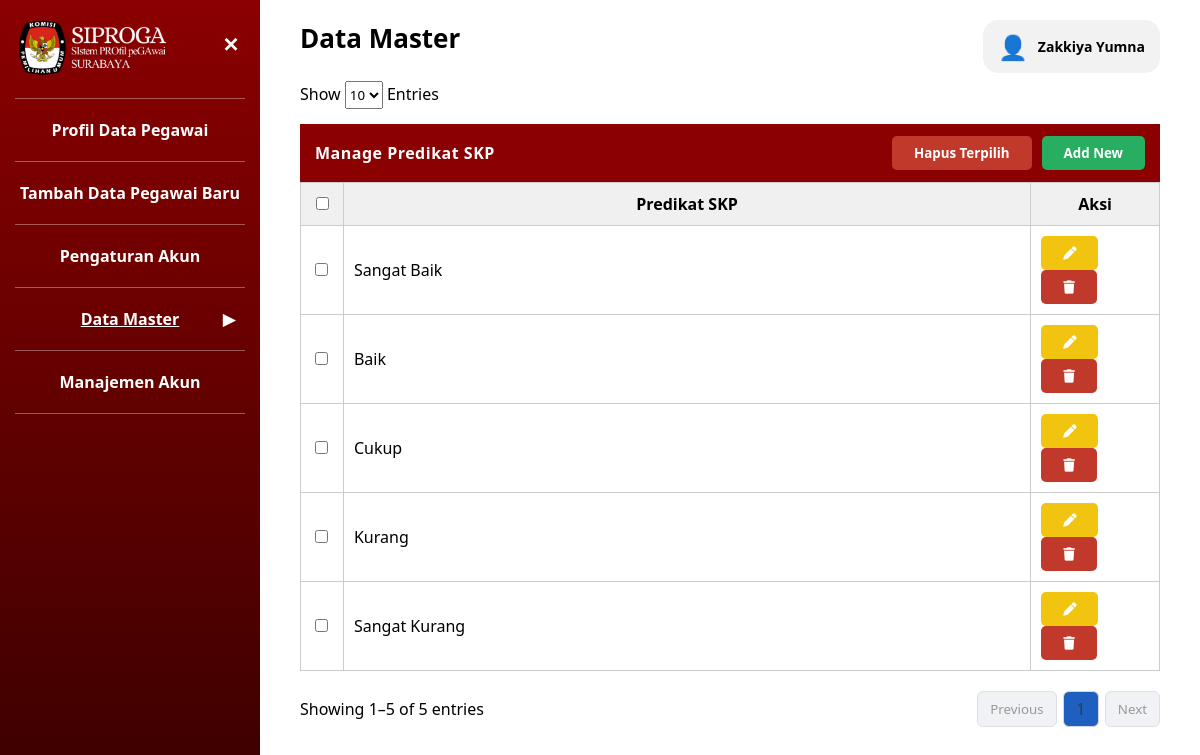
The app's page /admin/Admin_DM_PredikatSKP.php (signed in) with its own data.
### tables this page shows
CREATE TABLE `user` (
  `id_user` int UNSIGNED NOT NULL,
  `nip` char(18) NOT NULL,
  `username` varchar(50) NOT NULL,
  `email` varchar(100) NOT NULL,
  `password` varchar(255) NOT NULL,
  `role` enum('admin','pegawai') NOT NULL DEFAULT 'pegawai',
  `last_login` datetime DEFAULT NULL,
  `is_active` tinyint(1) NOT NULL DEFAULT '1',
  `created_at` timestamp NOT NULL DEFAULT CURRENT_TIMESTAMP
);

CREATE TABLE `pegawai` (
  `nip` char(18) NOT NULL,
  `nama_pegawai` varchar(250) NOT NULL,
  `tempat_lahir` varchar(100) NOT NULL,
  `tanggal_lahir` date NOT NULL,
  `alamat` varchar(100) NOT NULL,
  `tmt_cpns` date DEFAULT NULL,
  `tmt_pns` date DEFAULT NULL,
  `no_telp` varchar(15) NOT NULL,
  `created_at` timestamp NOT NULL DEFAULT CURRENT_TIMESTAMP,
  `updated_at` timestamp NOT NULL DEFAULT CURRENT_TIMESTAMP ON UPDATE CURRENT_TIMESTAMP,
  `id_jenis_kelamin` int UNSIGNED NOT NULL,
  `id_agama` int UNSIGNED NOT NULL,
  `id_status_perkawinan` int UNSIGNED NOT NULL,
  `id_gol` int UNSIGNED NOT NULL,
  `id_unit_kerja` int UNSIGNED NOT NULL,
  `foto` varchar(50) NOT NULL,
  `tipe_karyawan` varchar(10) NOT NULL,
  `instansi` varchar(50) NOT NULL
);

CREATE TABLE `master_predikat_skp` (
  `id_predikat_skp` int UNSIGNED NOT NULL,
  `predikat_skp` varchar(100) NOT NULL,
  `keterangan` varchar(100) DEFAULT NULL
);

### admin/Admin_DM_PredikatSKP.php (the view, shortened to what this page needs)
<?php
include '../config/koneksi.php';
$nip_session = $_SESSION['nip'];
$stmtAdmin = $conn->prepare("
    SELECT u.username, u.role, p.nama_pegawai
    FROM user u
    JOIN pegawai p ON u.nip = p.nip
    WHERE u.nip = ?
");
$stmtAdmin->bind_param("s", $nip_session);
$stmtAdmin->execute();
$resultAdmin = $stmtAdmin->get_result();
$admin = $resultAdmin->fetch_assoc() ?? [
    'username' => 'Administrator',
    'nama_pegawai' => 'Administrator'
];
$limit = 10;
$page = isset($_GET['page']) ? (int)$_GET['page'] : 1;
$offset = ($page - 1) * $limit;
$totalQuery = mysqli_query($conn, "SELECT COUNT(*) as total FROM master_predikat_skp");
$totalData = mysqli_fetch_assoc($totalQuery)['total'];
$totalPages = ceil($totalData / $limit);
$query = mysqli_query($conn,
    "SELECT id_predikat_skp, predikat_skp
     FROM master_predikat_skp
     ORDER BY id_predikat_skp
     LIMIT $limit OFFSET $offset"
);
?>
<!DOCTYPE html>
<html lang="id">
<head>
    <link rel="stylesheet" href="../assets/data_master.css">
    <link rel="stylesheet" href="../assets/style.css" />
    <link rel="stylesheet" href="https://cdnjs.cloudflare.com/ajax/libs/font-awesome/6.5.0/css/all.min.css">
</head>
<body class="role-admin" data-jenis="predikat_skp">
<aside class="sidebar" id="sidebar">
    <div class="logo_siproga">
      <img src="../auth/Logo_Siproga.png">
      <button class="tombol-menu" id="tombolMenu">✕</button>
    </div>
    <hr class="garis-menu">
    <a href="Admin_Profil_Data_Pegawai.php" class="item-menu">
        Profil Data Pegawai
    </a>
    <hr class="garis-menu">
    <a href="Admin_Tambah_Data.php" class="item-menu">
        Tambah Data Pegawai Baru
    </a>
    <hr class="garis-menu">
    <a href="Admin_Pengaturan_Akun.php" class="item-menu">
        Pengaturan Akun
    </a>
    <hr class="garis-menu">
    <div class="item-menu aktif" id="menuDataMaster">
        <span>Data Master</span>
        <span class="panah-menu" id="panahDataMaster">▼</span>
    </div>
    <hr class="garis-menu">
    <a href="Admin_Manajemen_Akun.php" class="item-menu">
      Manajemen Akun
    </a>
    <hr class="garis-menu">
</aside>
<main class="konten">
<h2>Data Master</h2>
<div class="user-profile" id="userProfile">
    <div class="user-info">
        <div class="user-icon">👤</div>
        <div class="user-text">
            <div class="user-name">
                <?= htmlspecialchars($admin['nama_pegawai']); ?>
            </div>
        </div>
    </div>
</div>
<div style="display:flex; justify-content:space-between; align-items:center; margin-bottom:15px;">
    <div>
        Show
        <select id="entriesSelect" style="height:28px;">
            <option value="10" selected>10</option>
        </select>
        Entries
    </div>
</div>
<div class="header-master">
    <span class="judul-master">Manage Predikat SKP</span>
    <div class="header-actions">
        <button type="button"
                class="tombol-hapus"
                onclick="openBulkDeleteModal()">
            Hapus Terpilih
        </button>
        <button type="button"
                class="tombol-tambah"
                onclick="openModal()">
            Add New
        </button>
    </div>
</div>
<form method="POST" id="formBulkDelete">
<table width="100%" class="tabel-master">
    <thead>
        <tr>
            <th width="5%">
                <input type="checkbox" id="checkAll">
            </th>
            <th>Predikat SKP</th>
            <th width="15%">Aksi</th>
        </tr>
    </thead>
    <tbody>
    <?php
    if (mysqli_num_rows($query) > 0) {
        while ($row = mysqli_fetch_assoc($query)) {
    ?>
    <tr>
        <td>
            <input type="checkbox"
                   name="id_delete[]"
                   value="<?= $row['id_predikat_skp']; ?>">
        </td>
        <td><?= htmlspecialchars($row['predikat_skp']); ?></td>
        <td>
            <button type="button"
                    class="tombol-ubah"
                    onclick="openEditModal(<?= $row['id_predikat_skp']; ?>, '<?= htmlspecialchars($row['predikat_skp']); ?>')">
                <i class="fa-solid fa-pen"></i>
            </button>
            <button type="button"
                    class="tombol-hapus"
                    onclick="openDeleteModal(<?= $row['id_predikat_skp']; ?>)">
                <i class="fa-solid fa-trash"></i>
            </button>
        </td>
    </tr>
    <?php
        }
    } else {
        echo "<tr>
                <td colspan='3' style='text-align:center; padding:20px;'>
                    Belum ada data
                </td>
            </tr>";
    }
    ?>
    </tbody>
</table>
<?php
$start = $offset + 1;
$end = min($offset + $limit, $totalData);
?>
<div class="table-footer">
    <div>
        Showing <?= $start ?>–<?= $end ?> of <?= $totalData ?> entries
    </div>
    <div id="pagination">
        <?php if ($page > 1): ?>
            <a href="?page=<?= $page - 1 ?>" class="tombol-previous">Previous</a>
        <?php else: ?>
            <button class="tombol-previous" disabled>Previous</button>
        <?php endif; ?>
        <?php for ($i = 1; $i <= $totalPages; $i++): ?>
            <a href="?page=<?= $i ?>"
               class="tombol-next"
               style="<?= $i == $page ? 'background:#1f5fbf;' : '' ?>">
                <?= $i ?>
            </a>
        <?php endfor; ?>
        <?php if ($page < $totalPages): ?>
            <a href="?page=<?= $page + 1 ?>" class="tombol-next">Next</a>
        <?php else: ?>
            <button class="tombol-next" disabled>Next</button>
        <?php endif; ?>
    </div>
</div>
</main>
</body>
</html>

### assets/data_master.css (style rules this page uses)
* { box-sizing: border-box; font-family: "Segoe UI", Tahoma, sans-serif; }
body { margin: 0; min-height: 100vh; display: flex; background: #ffffff; }
.sidebar { width: 260px; background: linear-gradient(to bottom, #8b0000, #3b0000); color: #fff; padding: 20px 15px; min-height: 100vh; }
.tombol-menu { background: none; border: none; color: #fff; font-size: 22px; cursor: pointer; }
.garis-menu { border: none; border-top: 1px solid rgba(255, 255, 255, 0.35); margin: 12px 0; }
.item-menu { padding: 8px 5px; cursor: pointer; font-weight: bold; text-align: center; position: relative; }
.item-menu.aktif { text-decoration: underline; }
.panah-menu { position: absolute; right: 10px; top: 50%; transform: translateY(-50%); }
.konten { flex: 1; padding: 20px 40px 30px; position: relative; }
.konten h2 { margin: 0 0 25px; font-size: 26px; }
.tabel-master { width: 100%; border-collapse: collapse; table-layout: fixed; }
.tabel-master th, .tabel-master td { border: 1px solid #ccc; padding: 10px; }
.tabel-master th { background: #f0f0f0; }
.header-master { background: #8b0000; color: white; padding: 12px 15px; display: flex; justify-content: space-between; align-items: center; margin-bottom: 0; }
.judul-master { font-weight: 700; font-size: 16px; letter-spacing: 0.5px; }
.header-actions { display: flex; gap: 10px; }
.tombol-ubah { background: #f1c40f; color: #000; border: none; padding: 8px 22px; border-radius: 5px; font-weight: bold; cursor: pointer; }
.tombol-hapus { background: #c0392b; color: #fff; border: none; padding: 8px 22px; border-radius: 5px; font-weight: bold; cursor: pointer; }
.tombol-tambah { background: #27ae60; color: #fff; border: none; padding: 8px 22px; border-radius: 5px; font-weight: bold; cursor: pointer; }
.table-footer { display: flex; justify-content: space-between; align-items: center; margin-top: 20px; }
#pagination { display: flex; align-items: center; gap: 6px; }
#pagination a, #pagination button { min-width: 36px; height: 36px; padding: 0 12px; border-radius: 6px; border: 1px solid #d0d7e2; background: #ffffff; color: #2c3e50; font-weight: 500; text-decoration: none; display: flex; align-items: center; justify-content: center; cursor: pointer; transition: all 0.2s ease; }
#pagination button:disabled { background: #f0f2f5; color: #999; border-color: #e0e0e0; cursor: not-allowed; }

### assets/style.css (style rules this page uses)
* { box-sizing: border-box; font-family: "Segoe UI", Tahoma, sans-serif; }
body { margin: 0; min-height: 100vh; display: flex; background: #ffffff; }
.sidebar { width: 260px; background: linear-gradient(to bottom, #8b0000, #3b0000); color: #fff; padding: 20px 15px; min-height: 100vh; }
.tombol-menu { background: none; border: none; color: #fff; font-size: 22px; cursor: pointer; font-weight: bold; }
.garis-menu { border: none; border-top: 1px solid rgba(255, 255, 255, 0.35); margin: 12px 0; }
.item-menu { padding: 8px 5px; cursor: pointer; font-weight: bold; text-align: center; position: relative; display: block; text-decoration: none; color: white; }
.item-menu.aktif { text-decoration: underline; }
.panah-menu { position: absolute; right: 10px; top: 50%; transform: translateY(-50%); }
.konten { flex: 1; padding: 20px 40px 30px; position: relative; }
.konten h2 { margin: 0 0 25px; font-size: 26px; }
.tombol-ubah { background: #f1c40f; color: #fff; border: none; padding: 8px 22px; border-radius: 5px; font-weight: bold; cursor: pointer; }
.tombol-hapus { background: #c0392b; color: #fff; border: none; padding: 8px 22px; border-radius: 5px; font-weight: bold; cursor: pointer; }
.tombol-tambah { background: #27ae60; color: #fff; border: none; padding: 8px 22px; border-radius: 5px; font-weight: bold; cursor: pointer; }
.user-profile { position: absolute; top: 20px; right: 40px; z-index: 9999; }
.user-info { display: flex; align-items: center; gap: 10px; background: #f2f2f2; padding: 10px 15px; border-radius: 15px; }
.user-icon { font-size: 24px; }
.user-name { font-weight: bold; font-size: 14px; }
.logo_siproga { display: flex; align-items: flex-start; position: relative; }
.logo_siproga img { width: 170px; height: auto; padding-right: 12px; display: block; margin-bottom: 10px; }
.tombol-menu { font-size: 20px; background: none; border: none; color: white; cursor: pointer; position: absolute; right: 0px; top: 10px; }

### records on screen
user: nip.nama_pegawai "Zakkiya Yumna"
master_predikat_skp: predikat_skp "Sangat Baik"
master_predikat_skp: predikat_skp "Baik"
master_predikat_skp: predikat_skp "Cukup"
master_predikat_skp: predikat_skp "Kurang"
master_predikat_skp: predikat_skp "Sangat Kurang"

### other values on screen
$start "1"
$end "5"
$totalData "5"
